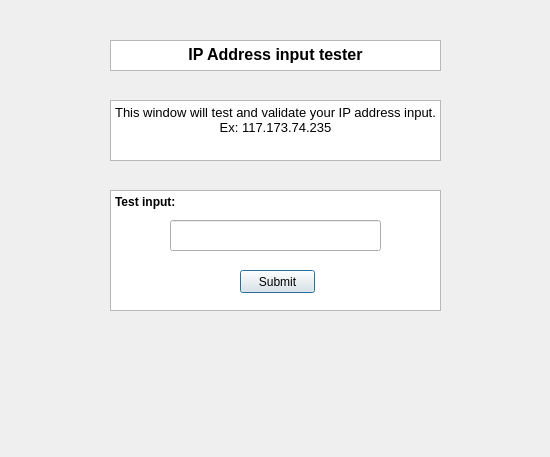
<?xml version="1.0" encoding="UTF-8"?>
<ui version="4.0">
 <class>MainMenu</class>
 <widget class="QDialog" name="MainMenu">
  <property name="geometry">
   <rect>
    <x>0</x>
    <y>0</y>
    <width>550</width>
    <height>457</height>
   </rect>
  </property>
  <property name="windowTitle">
   <string>Lexical Analyzer</string>
  </property>
  <widget class="QTextBrowser" name="textBrowser">
   <property name="geometry">
    <rect>
     <x>110</x>
     <y>40</y>
     <width>331</width>
     <height>31</height>
    </rect>
   </property>
   <property name="html">
    <string>&lt;!DOCTYPE HTML PUBLIC &quot;-//W3C//DTD HTML 4.0//EN&quot; &quot;http://www.w3.org/TR/REC-html40/strict.dtd&quot;&gt;
&lt;html&gt;&lt;head&gt;&lt;meta name=&quot;qrichtext&quot; content=&quot;1&quot; /&gt;&lt;style type=&quot;text/css&quot;&gt;
p, li { white-space: pre-wrap; }
&lt;/style&gt;&lt;/head&gt;&lt;body style=&quot; font-family:'MS Shell Dlg 2'; font-size:8.25pt; font-weight:400; font-style:normal;&quot;&gt;
&lt;p align=&quot;center&quot; style=&quot; margin-top:0px; margin-bottom:0px; margin-left:0px; margin-right:0px; -qt-block-indent:0; text-indent:0px;&quot;&gt;&lt;span style=&quot; font-size:12pt; font-weight:600;&quot;&gt;IP Address input tester&lt;/span&gt;&lt;/p&gt;&lt;/body&gt;&lt;/html&gt;</string>
   </property>
  </widget>
  <widget class="QTextBrowser" name="textBrowser_2">
   <property name="geometry">
    <rect>
     <x>110</x>
     <y>100</y>
     <width>331</width>
     <height>61</height>
    </rect>
   </property>
   <property name="html">
    <string>&lt;!DOCTYPE HTML PUBLIC &quot;-//W3C//DTD HTML 4.0//EN&quot; &quot;http://www.w3.org/TR/REC-html40/strict.dtd&quot;&gt;
&lt;html&gt;&lt;head&gt;&lt;meta name=&quot;qrichtext&quot; content=&quot;1&quot; /&gt;&lt;style type=&quot;text/css&quot;&gt;
p, li { white-space: pre-wrap; }
&lt;/style&gt;&lt;/head&gt;&lt;body style=&quot; font-family:'MS Shell Dlg 2'; font-size:8.25pt; font-weight:400; font-style:normal;&quot;&gt;
&lt;p align=&quot;center&quot; style=&quot; margin-top:0px; margin-bottom:0px; margin-left:0px; margin-right:0px; -qt-block-indent:0; text-indent:0px;&quot;&gt;&lt;span style=&quot; font-size:10pt;&quot;&gt;This window will test and validate your IP address input.&lt;/span&gt;&lt;/p&gt;
&lt;p align=&quot;center&quot; style=&quot; margin-top:0px; margin-bottom:0px; margin-left:0px; margin-right:0px; -qt-block-indent:0; text-indent:0px;&quot;&gt;&lt;span style=&quot; font-size:10pt;&quot;&gt;Ex: 117.173.74.235&lt;/span&gt;&lt;/p&gt;&lt;/body&gt;&lt;/html&gt;</string>
   </property>
  </widget>
  <widget class="QLabel" name="label">
   <property name="geometry">
    <rect>
     <x>110</x>
     <y>190</y>
     <width>181</width>
     <height>16</height>
    </rect>
   </property>
   <property name="font">
    <font>
     <pointsize>10</pointsize>
    </font>
   </property>
   <property name="text">
    <string/>
   </property>
  </widget>
  <widget class="QTextBrowser" name="textBrowser_3">
   <property name="geometry">
    <rect>
     <x>110</x>
     <y>190</y>
     <width>331</width>
     <height>121</height>
    </rect>
   </property>
   <property name="html">
    <string>&lt;!DOCTYPE HTML PUBLIC &quot;-//W3C//DTD HTML 4.0//EN&quot; &quot;http://www.w3.org/TR/REC-html40/strict.dtd&quot;&gt;
&lt;html&gt;&lt;head&gt;&lt;meta name=&quot;qrichtext&quot; content=&quot;1&quot; /&gt;&lt;style type=&quot;text/css&quot;&gt;
p, li { white-space: pre-wrap; }
&lt;/style&gt;&lt;/head&gt;&lt;body style=&quot; font-family:'MS Shell Dlg 2'; font-size:8.25pt; font-weight:400; font-style:normal;&quot;&gt;
&lt;p style=&quot; margin-top:0px; margin-bottom:0px; margin-left:0px; margin-right:0px; -qt-block-indent:0; text-indent:0px;&quot;&gt;&lt;span style=&quot; font-size:9pt; font-weight:600;&quot;&gt;Test input:&lt;/span&gt;&lt;/p&gt;&lt;/body&gt;&lt;/html&gt;</string>
   </property>
  </widget>
  <widget class="QLineEdit" name="lineEdit">
   <property name="geometry">
    <rect>
     <x>170</x>
     <y>220</y>
     <width>211</width>
     <height>31</height>
    </rect>
   </property>
  </widget>
  <widget class="QPushButton" name="pushButton">
   <property name="geometry">
    <rect>
     <x>240</x>
     <y>270</y>
     <width>75</width>
     <height>23</height>
    </rect>
   </property>
   <property name="text">
    <string>Submit</string>
   </property>
  </widget>
  <zorder>textBrowser_3</zorder>
  <zorder>textBrowser</zorder>
  <zorder>textBrowser_2</zorder>
  <zorder>label</zorder>
  <zorder>lineEdit</zorder>
  <zorder>pushButton</zorder>
 </widget>
 <resources/>
 <connections/>
</ui>
